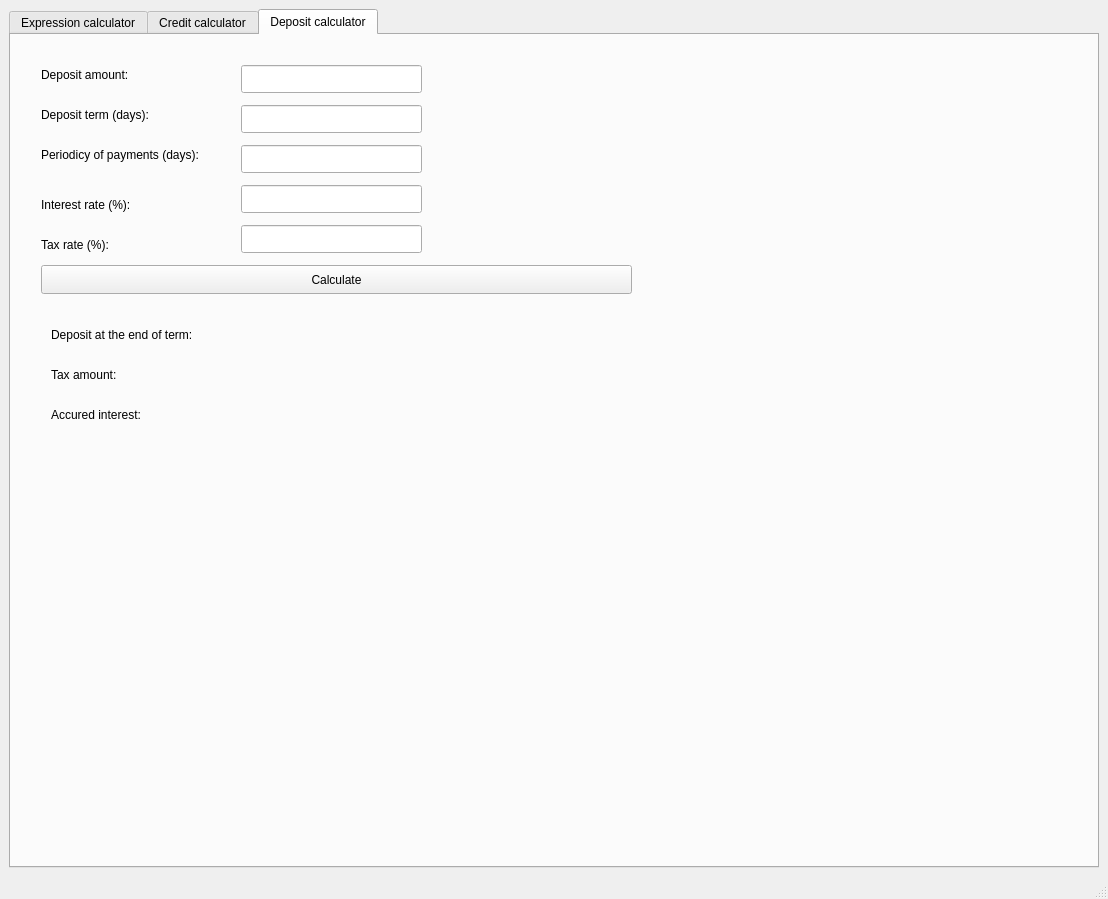
<?xml version="1.0" encoding="UTF-8"?>
<ui version="4.0">
 <class>View</class>
 <widget class="QMainWindow" name="View">
  <property name="geometry">
   <rect>
    <x>0</x>
    <y>0</y>
    <width>1108</width>
    <height>899</height>
   </rect>
  </property>
  <property name="windowTitle">
   <string>View</string>
  </property>
  <widget class="QWidget" name="centralwidget">
   <layout class="QHBoxLayout" name="horizontalLayout">
    <item>
     <widget class="QTabWidget" name="tabWidget">
      <property name="currentIndex">
       <number>2</number>
      </property>
      <widget class="QWidget" name="Calculator">
       <attribute name="title">
        <string>Expression calculator</string>
       </attribute>
       <layout class="QGridLayout" name="gridLayout">
        <item row="11" column="1">
         <widget class="QLabel" name="label_16">
          <property name="text">
           <string>X range:</string>
          </property>
          <property name="alignment">
           <set>Qt::AlignRight|Qt::AlignTrailing|Qt::AlignVCenter</set>
          </property>
         </widget>
        </item>
        <item row="1" column="2" colspan="2">
         <widget class="QLineEdit" name="expression"/>
        </item>
        <item row="8" column="2">
         <widget class="QLabel" name="result">
          <property name="text">
           <string>0</string>
          </property>
         </widget>
        </item>
        <item row="5" column="2">
         <widget class="QPushButton" name="calculate">
          <property name="text">
           <string>=</string>
          </property>
         </widget>
        </item>
        <item row="11" column="2">
         <widget class="QLineEdit" name="domain"/>
        </item>
        <item row="1" column="1">
         <widget class="QLabel" name="label">
          <property name="text">
           <string>Enter your expression in infix notation:</string>
          </property>
         </widget>
        </item>
        <item row="8" column="1">
         <widget class="QLabel" name="label_4">
          <property name="text">
           <string>Your result:</string>
          </property>
          <property name="alignment">
           <set>Qt::AlignRight|Qt::AlignTrailing|Qt::AlignVCenter</set>
          </property>
         </widget>
        </item>
        <item row="12" column="2">
         <widget class="QPushButton" name="plot">
          <property name="text">
           <string>plot graph</string>
          </property>
         </widget>
        </item>
        <item row="10" column="2">
         <widget class="QLineEdit" name="EditYRange"/>
        </item>
        <item row="2" column="1">
         <widget class="QLabel" name="label_3">
          <property name="text">
           <string>Provide x value:</string>
          </property>
          <property name="alignment">
           <set>Qt::AlignRight|Qt::AlignTrailing|Qt::AlignVCenter</set>
          </property>
         </widget>
        </item>
        <item row="2" column="2" colspan="2">
         <widget class="QLineEdit" name="xvalue"/>
        </item>
        <item row="14" column="2">
         <widget class="QChartView" name="chartView"/>
        </item>
        <item row="10" column="1">
         <widget class="QLabel" name="label_18">
          <property name="text">
           <string>Y range:</string>
          </property>
          <property name="alignment">
           <set>Qt::AlignRight|Qt::AlignTrailing|Qt::AlignVCenter</set>
          </property>
         </widget>
        </item>
       </layout>
      </widget>
      <widget class="QWidget" name="tab_3">
       <attribute name="title">
        <string>Credit calculator</string>
       </attribute>
       <widget class="QLabel" name="label_2">
        <property name="geometry">
         <rect>
          <x>60</x>
          <y>90</y>
          <width>141</width>
          <height>21</height>
         </rect>
        </property>
        <property name="text">
         <string>Total credit amount:</string>
        </property>
       </widget>
       <widget class="QLabel" name="label_5">
        <property name="geometry">
         <rect>
          <x>60</x>
          <y>120</y>
          <width>161</width>
          <height>20</height>
         </rect>
        </property>
        <property name="text">
         <string>Term (months):</string>
        </property>
       </widget>
       <widget class="QLabel" name="label_6">
        <property name="geometry">
         <rect>
          <x>60</x>
          <y>150</y>
          <width>131</width>
          <height>21</height>
         </rect>
        </property>
        <property name="text">
         <string>Interest rate:</string>
        </property>
       </widget>
       <widget class="QLineEdit" name="editCreditAmount">
        <property name="geometry">
         <rect>
          <x>240</x>
          <y>80</y>
          <width>113</width>
          <height>28</height>
         </rect>
        </property>
       </widget>
       <widget class="QLineEdit" name="editTerm">
        <property name="geometry">
         <rect>
          <x>240</x>
          <y>120</y>
          <width>113</width>
          <height>28</height>
         </rect>
        </property>
       </widget>
       <widget class="QLineEdit" name="editInterestRate">
        <property name="geometry">
         <rect>
          <x>240</x>
          <y>160</y>
          <width>113</width>
          <height>28</height>
         </rect>
        </property>
       </widget>
       <widget class="QRadioButton" name="radioAnnuity">
        <property name="geometry">
         <rect>
          <x>230</x>
          <y>210</y>
          <width>112</width>
          <height>26</height>
         </rect>
        </property>
        <property name="text">
         <string>annuity</string>
        </property>
       </widget>
       <widget class="QRadioButton" name="radioDifferentiated">
        <property name="geometry">
         <rect>
          <x>230</x>
          <y>240</y>
          <width>131</width>
          <height>26</height>
         </rect>
        </property>
        <property name="text">
         <string>differentiated</string>
        </property>
       </widget>
       <widget class="QLabel" name="label_7">
        <property name="geometry">
         <rect>
          <x>520</x>
          <y>150</y>
          <width>151</width>
          <height>21</height>
         </rect>
        </property>
        <property name="text">
         <string>Mounthly payment:</string>
        </property>
       </widget>
       <widget class="QLabel" name="label_8">
        <property name="geometry">
         <rect>
          <x>520</x>
          <y>80</y>
          <width>171</width>
          <height>21</height>
         </rect>
        </property>
        <property name="text">
         <string>Overpayment on credit:</string>
        </property>
       </widget>
       <widget class="QLabel" name="label_9">
        <property name="geometry">
         <rect>
          <x>520</x>
          <y>110</y>
          <width>201</width>
          <height>21</height>
         </rect>
        </property>
        <property name="text">
         <string>Total payment:</string>
        </property>
       </widget>
       <widget class="QTextBrowser" name="monthlyPayment">
        <property name="geometry">
         <rect>
          <x>520</x>
          <y>170</y>
          <width>321</width>
          <height>301</height>
         </rect>
        </property>
       </widget>
       <widget class="QLabel" name="labelTotalCreditOverpay">
        <property name="geometry">
         <rect>
          <x>710</x>
          <y>80</y>
          <width>221</width>
          <height>20</height>
         </rect>
        </property>
        <property name="text">
         <string/>
        </property>
       </widget>
       <widget class="QLabel" name="labelTotalPayment">
        <property name="geometry">
         <rect>
          <x>710</x>
          <y>110</y>
          <width>211</width>
          <height>20</height>
         </rect>
        </property>
        <property name="text">
         <string/>
        </property>
       </widget>
       <widget class="QPushButton" name="creditCalculate">
        <property name="geometry">
         <rect>
          <x>260</x>
          <y>300</y>
          <width>201</width>
          <height>29</height>
         </rect>
        </property>
        <property name="text">
         <string>Calculate payment</string>
        </property>
       </widget>
      </widget>
      <widget class="QWidget" name="tab_2">
       <attribute name="title">
        <string>Deposit calculator</string>
       </attribute>
       <widget class="QLabel" name="label_10">
        <property name="geometry">
         <rect>
          <x>30</x>
          <y>30</y>
          <width>121</width>
          <height>20</height>
         </rect>
        </property>
        <property name="text">
         <string>Deposit amount:</string>
        </property>
       </widget>
       <widget class="QLabel" name="label_11">
        <property name="geometry">
         <rect>
          <x>30</x>
          <y>70</y>
          <width>141</width>
          <height>20</height>
         </rect>
        </property>
        <property name="text">
         <string>Deposit term (days):</string>
        </property>
       </widget>
       <widget class="QLabel" name="label_12">
        <property name="geometry">
         <rect>
          <x>30</x>
          <y>160</y>
          <width>111</width>
          <height>20</height>
         </rect>
        </property>
        <property name="text">
         <string>Interest rate (%):</string>
        </property>
       </widget>
       <widget class="QLabel" name="label_13">
        <property name="geometry">
         <rect>
          <x>30</x>
          <y>200</y>
          <width>111</width>
          <height>20</height>
         </rect>
        </property>
        <property name="text">
         <string>Tax rate (%):</string>
        </property>
       </widget>
       <widget class="QLabel" name="label_14">
        <property name="geometry">
         <rect>
          <x>30</x>
          <y>110</y>
          <width>211</width>
          <height>20</height>
         </rect>
        </property>
        <property name="text">
         <string>Periodicy of payments (days):</string>
        </property>
       </widget>
       <widget class="QLineEdit" name="editDepositAmount">
        <property name="geometry">
         <rect>
          <x>230</x>
          <y>30</y>
          <width>181</width>
          <height>28</height>
         </rect>
        </property>
       </widget>
       <widget class="QLineEdit" name="editDepositTerm">
        <property name="geometry">
         <rect>
          <x>230</x>
          <y>70</y>
          <width>181</width>
          <height>28</height>
         </rect>
        </property>
       </widget>
       <widget class="QLineEdit" name="editDepositPeriodicy">
        <property name="geometry">
         <rect>
          <x>230</x>
          <y>110</y>
          <width>181</width>
          <height>28</height>
         </rect>
        </property>
       </widget>
       <widget class="QLineEdit" name="editDepositInterest">
        <property name="geometry">
         <rect>
          <x>230</x>
          <y>150</y>
          <width>181</width>
          <height>28</height>
         </rect>
        </property>
       </widget>
       <widget class="QLineEdit" name="editDepositTax">
        <property name="geometry">
         <rect>
          <x>230</x>
          <y>190</y>
          <width>181</width>
          <height>28</height>
         </rect>
        </property>
       </widget>
       <widget class="QPushButton" name="depositCalculate">
        <property name="geometry">
         <rect>
          <x>30</x>
          <y>230</y>
          <width>591</width>
          <height>29</height>
         </rect>
        </property>
        <property name="text">
         <string>Calculate</string>
        </property>
       </widget>
       <widget class="QLabel" name="label_15">
        <property name="geometry">
         <rect>
          <x>40</x>
          <y>370</y>
          <width>121</width>
          <height>20</height>
         </rect>
        </property>
        <property name="text">
         <string>Accured interest:</string>
        </property>
       </widget>
       <widget class="QLabel" name="labelAccuredInterest">
        <property name="geometry">
         <rect>
          <x>270</x>
          <y>370</y>
          <width>261</width>
          <height>20</height>
         </rect>
        </property>
        <property name="text">
         <string/>
        </property>
       </widget>
       <widget class="QLabel" name="label_17">
        <property name="geometry">
         <rect>
          <x>40</x>
          <y>330</y>
          <width>121</width>
          <height>20</height>
         </rect>
        </property>
        <property name="text">
         <string>Tax amount:</string>
        </property>
       </widget>
       <widget class="QLabel" name="labelTaxAmount">
        <property name="geometry">
         <rect>
          <x>270</x>
          <y>330</y>
          <width>271</width>
          <height>20</height>
         </rect>
        </property>
        <property name="text">
         <string/>
        </property>
       </widget>
       <widget class="QLabel" name="label_19">
        <property name="geometry">
         <rect>
          <x>40</x>
          <y>290</y>
          <width>191</width>
          <height>20</height>
         </rect>
        </property>
        <property name="text">
         <string>Deposit at the end of term:</string>
        </property>
       </widget>
       <widget class="QLabel" name="labelDepositEOT">
        <property name="geometry">
         <rect>
          <x>270</x>
          <y>290</y>
          <width>241</width>
          <height>20</height>
         </rect>
        </property>
        <property name="text">
         <string/>
        </property>
       </widget>
      </widget>
     </widget>
    </item>
   </layout>
  </widget>
  <widget class="QMenuBar" name="menubar">
   <property name="geometry">
    <rect>
     <x>0</x>
     <y>0</y>
     <width>1108</width>
     <height>25</height>
    </rect>
   </property>
  </widget>
  <widget class="QStatusBar" name="statusbar"/>
 </widget>
 <customwidgets>
  <customwidget>
   <class>QChartView</class>
   <extends>QGraphicsView</extends>
   <header location="global">QtCharts/QChartView</header>
  </customwidget>
 </customwidgets>
 <resources/>
 <connections/>
</ui>
